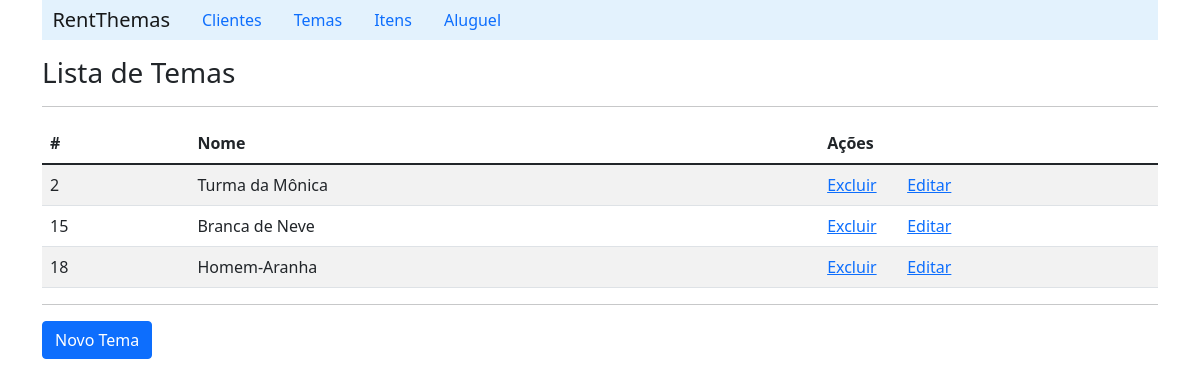
The app's page /listTheme/, older data.
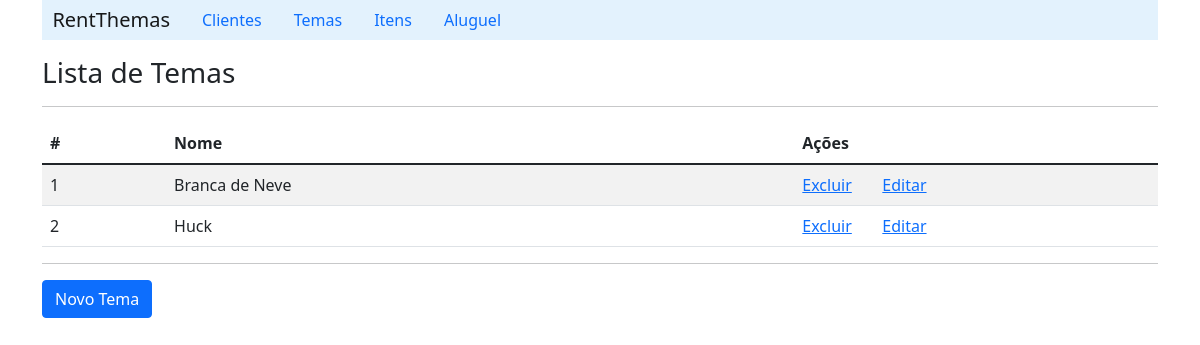
The same page, newer data.
### rent/models.py (models this page shows, shortened)
class Theme(models.Model):
    name = models.CharField(max_length=20, blank=False)
    color = models.CharField(max_length=10)
    price = models.FloatField()
    itens =  models.ManyToManyField('Item', related_name='themes')

### rent/views.py (the view)
# urls.py: path('listTheme/', ThemeViews.listTheme),
    def listTheme(request):
        themes_list = Theme.objects.all()
        context = {'theme_list': themes_list}
        return render(request, 'theme/listTheme.html', context)

### rent/templates/theme/listTheme.html (shortened to what this page needs)
{% extends "index.html" %}
    {% block content %}
        <h3>Lista de Temas</h3>
        <hr>
        <table class="table table-striped">
            {% if theme_list %}
                <thead>
                    <tr>
                        <th scope="col">#</th>
                        <th scope="col">Nome</th>
                        <th scope="col">Ações</th>
                        <th scope="col"></th>
                    </tr>
                </thead>
                {% for theme in theme_list%}
                    <tr>
                        <td>{{theme.id}}</td>
                        <td>{{theme.name}}</td>
                        <td width='80'><a href="/deleteTheme/{{theme.id}}">Excluir</a></td>
                        <td><a href="/detailTheme/{{theme.id}}">Editar</a></td>
                    </tr>
                {% endfor %}
            {% else %}
                <p>Nenhum tema cadastrado!!</p>
            {%endif%}
        </table>
        <hr>
        <a class="btn btn-primary" href="/formTheme">Novo Tema</a>
    {% endblock %}

Row changes from the older to the newer data that the page shows:
removed Theme: id "15", name "Branca de Neve"
removed Theme: id "18", name "Homem-Aranha"
added Theme: id "1", name "Branca de Neve"
changed Theme id 2: name "Turma da Mônica" → "Huck"
